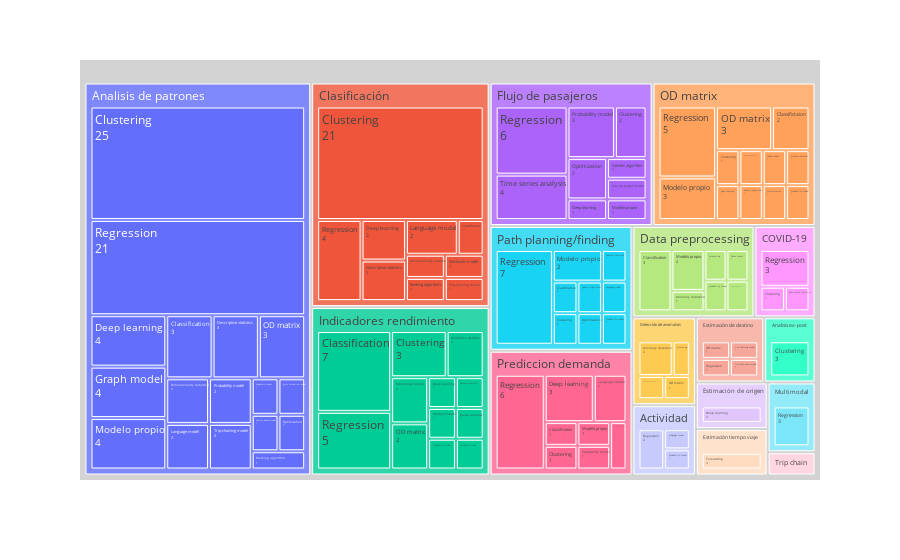

This figure's notebook cell:
### Code cell
aggregated_table = (
    data[columns]
    .groupby(["Analysis type", "Model", "Model type"])[["ID"]]
    .nunique()
    .groupby(["Analysis type", "Model type"])[["ID"]]
    .sum()    
    .sort_values(by="ID")
)
fig = px.treemap(
    aggregated_table.reset_index(),
    path=["Analysis type", "Model type"],
    values="ID",
)
fig.update_traces(
    root_color="lightgrey", textinfo="label+value"
)
# fig.update_layout(margin = dict(t=50, l=25, r=25, b=25))
fig.write_image("img/treemap_analysis_model.svg")
fig.show()

### Figure 1 — Plotly figure (JSON) as saved in the notebook; plotly's stock layout.template omitted (floating-point values rounded to 4 significant figures)
{"data": [{"branchvalues": "total", "domain": {"x": [0, 1], "y": [0, 1]}, "hovertemplate": "labels=%{label}<br>ID=%{value}<br>parent=%{parent}<br>id=%{id}<extra></extra>", "ids": ["Analisis de patrones/Algebraic model", "Data preprocessing/Anomaly detection", "Detección de anomalias/Anomaly detection", "Path planning/finding/Anomaly detection", "Analisis de patrones/Classification", "Clasificación/Classification", "Data preprocessing/Classification", "Indicadores rendimiento/Classification", "Path planning/finding/Classification", "Prediccion demanda/Classification", "OD matrix/Classifictaion", "Analisis de patrones/Clustering", "Analisis ex-post/Clustering", "COVID-19/Clustering", "Clasificación/Clustering", "Detección de anomalias/Clustering", "Flujo de pasajeros/Clustering", "Indicadores rendimiento/Clustering", "OD matrix/Clustering", "Path planning/finding/Clustering", "Prediccion demanda/Clustering", "Analisis de patrones/Deep learning", "Clasificación/Deep learning", "Estimación de origen/Deep learning", "Flujo de pasajeros/Deep learning", "Indicadores rendimiento/Deep learning", "OD matrix/Deep learning", "Prediccion demanda/Deep learning", "Analisis de patrones/Descriptive statistics", "COVID-19/Descriptive statistics", "Clasificación/Descriptive statistics", "Indicadores rendimiento/Descriptive statistics", "Analisis de patrones/Dimensionality reduction", "Clasificación/Dimensionality reduction", "Detección de anomalias/Dimensionality reduction", "OD matrix/Dimensionality reduction", "Indicadores rendimiento/Economical model", "Analisis de patrones/Error correction model", "Indicadores rendimiento/Feature selection", "Data preprocessing/Forecasting", "Estimación tiempo viaje/Forecasting", "Data preprocessing/Game theory", "Flujo de pasajeros/Genetic algorithm", "OD matrix/Genetic algorithm", "Path planning/finding/Genetic algorithms", "Analisis de patrones/Graph model", "OD matrix/Graph model", "Analisis de patrones/Gravity-based model", "Flujo de pasajeros/Gravity-based model", "Actividad/Language model", "Analisis de patrones/Language model", "Clasificación/Language model", "Path planning/finding/Language model", "Prediccion demanda/Language model", "Indicadores rendimiento/Modelo Propio", "Analisis de patrones/Modelo propio", "Data preprocessing/Modelo propio", "Flujo de pasajeros/Modelo propio", "OD matrix/Modelo propio", "Path planning/finding/Modelo propio", "Prediccion demanda/Modelo propio", "OD matrix/Neural networks", "Analisis de patrones/OD matrix", "Detección de anomalias/OD matrix", "Estimación de destino/OD matrix", "Indicadores rendimiento/OD matrix", "OD matrix/OD matrix", "Analisis de patrones/Optimization", "Flujo de pasajeros/Optimization", "OD matrix/Optimization", "Path planning/finding/Optimization", "Indicadores rendimiento/Panel analysis", "Actividad/Probability model", "Analisis de patrones/Probability model", "Data preprocessing/Probability model", "Flujo de pasajeros/Probability model", "Indicadores rendimiento/Probability model", "OD matrix/Probability model", "Path planning/finding/Probability model", "Prediccion demanda/Probability model", "Analisis de patrones/Ranking algorithm", "Clasificación/Ranking algorithm", "Actividad/Regression", "Analisis de patrones/Regression", "COVID-19/Regression", "Clasificación/Regression", "Estimación de destino/Regression", "Flujo de pasajeros/Regression", "Indicadores rendimiento/Regression", "Multimodal/Regression", "OD matrix/Regression", "Path planning/finding/Regression", "Prediccion demanda/Regression", "Indicadores rendimiento/Stochastic mode", "Clasificación/Stochastic model", "Flujo de pasajeros/Time series analysis", "Prediccion demanda/Time series analysis", "Estimación de destino/Trip chaining model", "Estimación de destino/Trip destinaton model", "Analisis de patrones/Trip-chaining model", "Clasificación/Trip-chaining model", "Data preprocessing/Trip-chaining model", "Trip chain/Trip-chaining model", "Actividad", "Analisis de patrones", "Analisis ex-post", "COVID-19", "Clasificación", "Data preprocessing", "Detección de anomalias", "Estimación de destino", "Estimación de origen", "Estimación tiempo viaje", "Flujo de pasajeros", "Indicadores rendimiento", "Multimodal", "OD matrix", "Path planning/finding", "Prediccion demanda", "Trip chain"], "labels": ["Algebraic model", "Anomaly detection", "Anomaly detection", "Anomaly detection", "Classification", "Classification", "Classification", "Classification", "Classification", "Classification", "Classifictaion", "Clustering", "Clustering", "Clustering", "Clustering", "Clustering", "Clustering", "Clustering", "Clustering", "Clustering", "Clustering", "Deep learning", "Deep learning", "Deep learning", "Deep learning", "Deep learning", "Deep learning", "Deep learning", "Descriptive statistics", "Descriptive statistics", "Descriptive statistics", "Descriptive statistics", "Dimensionality reduction", "Dimensionality reduction", "Dimensionality reduction", "Dimensionality reduction", "Economical model", "Error correction model", "Feature selection", "Forecasting", "Forecasting", "Game theory", "Genetic algorithm", "Genetic algorithm", "Genetic algorithms", "Graph model", "Graph model", "Gravity-based model", "Gravity-based model", "Language model", "Language model", "Language model", "Language model", "Language model", "Modelo Propio", "Modelo propio", "Modelo propio", "Modelo propio", "Modelo propio", "Modelo propio", "Modelo propio", "Neural networks", "OD matrix", "OD matrix", "OD matrix", "OD matrix", "OD matrix", "Optimization", "Optimization", "Optimization", "Optimization", "Panel analysis", "Probability model", "Probability model", "Probability model", "Probability model", "Probability model", "Probability model", "Probability model", "Probability model", "Ranking algorithm", "Ranking algorithm", "Regression", "Regression", "Regression", "Regression", "Regression", "Regression", "Regression", "Regression", "Regression", "Regression", "Regression", "Stochastic mode", "Stochastic model", "Time series analysis", "Time series analysis", "Trip chaining model", "Trip destinaton model", "Trip-chaining model", "Trip-chaining model", "Trip-chaining model", "Trip-chaining model", "Actividad", "Analisis de patrones", "Analisis ex-post", "COVID-19", "Clasificación", "Data preprocessing", "Detección de anomalias", "Estimación de destino", "Estimación de origen", "Estimación tiempo viaje", "Flujo de pasajeros", "Indicadores rendimiento", "Multimodal", "OD matrix", "Path planning/finding", "Prediccion demanda", "Trip chain"], "name": "", "parents": ["Analisis de patrones", "Data preprocessing", "Detección de anomalias", "Path planning/finding", "Analisis de patrones", "Clasificación", "Data preprocessing", "Indicadores rendimiento", "Path planning/finding", "Prediccion demanda", "OD matrix", "Analisis de patrones", "Analisis ex-post", "COVID-19", "Clasificación", "Detección de anomalias", "Flujo de pasajeros", "Indicadores rendimiento", "OD matrix", "Path planning/finding", "Prediccion demanda", "Analisis de patrones", "Clasificación", "Estimación de origen", "Flujo de pasajeros", "Indicadores rendimiento", "OD matrix", "Prediccion demanda", "Analisis de patrones", "COVID-19", "Clasificación", "Indicadores rendimiento", "Analisis de patrones", "Clasificación", "Detección de anomalias", "OD matrix", "Indicadores rendimiento", "Analisis de patrones", "Indicadores rendimiento", "Data preprocessing", "Estimación tiempo viaje", "Data preprocessing", "Flujo de pasajeros", "OD matrix", "Path planning/finding", "Analisis de patrones", "OD matrix", "Analisis de patrones", "Flujo de pasajeros", "Actividad", "Analisis de patrones", "Clasificación", "Path planning/finding", "Prediccion demanda", "Indicadores rendimiento", "Analisis de patrones", "Data preprocessing", "Flujo de pasajeros", "OD matrix", "Path planning/finding", "Prediccion demanda", "OD matrix", "Analisis de patrones", "Detección de anomalias", "Estimación de destino", "Indicadores rendimiento", "OD matrix", "Analisis de patrones", "Flujo de pasajeros", "OD matrix", "Path planning/finding", "Indicadores rendimiento", "Actividad", "Analisis de patrones", "Data preprocessing", "Flujo de pasajeros", "Indicadores rendimiento", "OD matrix", "Path planning/finding", "Prediccion demanda", "Analisis de patrones", "Clasificación", "Actividad", "Analisis de patrones", "COVID-19", "Clasificación", "Estimación de destino", "Flujo de pasajeros", "Indicadores rendimiento", "Multimodal", "OD matrix", "Path planning/finding", "Prediccion demanda", "Indicadores rendimiento", "Clasificación", "Flujo de pasajeros", "Prediccion demanda", "Estimación de destino", "Estimación de destino", "Analisis de patrones", "Clasificación", "Data preprocessing", "Trip chain", "", "", "", "", "", "", "", "", "", "", "", "", "", "", "", "", ""], "root": {"color": "lightgrey"}, "textinfo": "label+value", "type": "treemap", "values": [1, 1, 2, 1, 3, 1, 3, 7, 1, 1, 2, 25, 3, 1, 21, 1, 2, 3, 1, 1, 1, 4, 2, 3, 1, 1, 1, 3, 3, 1, 2, 2, 2, 1, 1, 1, 2, 1, 1, 1, 3, 1, 1, 1, 1, 4, 1, 1, 1, 1, 2, 2, 1, 2, 1, 4, 2, 1, 3, 2, 1, 1, 3, 1, 1, 2, 3, 1, 2, 1, 1, 1, 1, 2, 1, 3, 1, 1, 1, 1, 1, 1, 2, 21, 3, 4, 1, 6, 5, 3, 5, 7, 6, 1, 1, 4, 1, 1, 1, 2, 1, 1, 1, 4, 80, 3, 5, 36, 10, 5, 4, 3, 3, 21, 27, 3, 21, 16, 16, 1]}], "layout": {"legend": {"tracegroupgap": 0}, "margin": {"t": 60}}}
